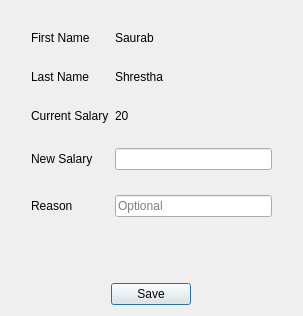
<?xml version="1.0" encoding="UTF-8"?>
<ui version="4.0">
 <class>Dialog</class>
 <widget class="QDialog" name="Dialog">
  <property name="geometry">
   <rect>
    <x>0</x>
    <y>0</y>
    <width>303</width>
    <height>316</height>
   </rect>
  </property>
  <property name="windowTitle">
   <string>Dialog</string>
  </property>
  <layout class="QGridLayout" name="gridLayout">
   <item row="0" column="0" colspan="3">
    <layout class="QFormLayout" name="formLayout">
     <property name="verticalSpacing">
      <number>25</number>
     </property>
     <property name="leftMargin">
      <number>20</number>
     </property>
     <property name="topMargin">
      <number>20</number>
     </property>
     <property name="rightMargin">
      <number>20</number>
     </property>
     <property name="bottomMargin">
      <number>20</number>
     </property>
     <item row="0" column="0">
      <widget class="QLabel" name="label">
       <property name="text">
        <string>First Name</string>
       </property>
      </widget>
     </item>
     <item row="0" column="1">
      <widget class="QLabel" name="label_7">
       <property name="text">
        <string>Saurab</string>
       </property>
      </widget>
     </item>
     <item row="1" column="0">
      <widget class="QLabel" name="label_2">
       <property name="text">
        <string>Last Name</string>
       </property>
      </widget>
     </item>
     <item row="1" column="1">
      <widget class="QLabel" name="label_8">
       <property name="text">
        <string>Shrestha</string>
       </property>
      </widget>
     </item>
     <item row="2" column="0">
      <widget class="QLabel" name="label_3">
       <property name="text">
        <string>Current Salary</string>
       </property>
      </widget>
     </item>
     <item row="2" column="1">
      <widget class="QLabel" name="label_6">
       <property name="text">
        <string>20</string>
       </property>
      </widget>
     </item>
     <item row="3" column="0">
      <widget class="QLabel" name="label_5">
       <property name="text">
        <string>New Salary</string>
       </property>
      </widget>
     </item>
     <item row="3" column="1">
      <widget class="QLineEdit" name="newSalaryLineEdit"/>
     </item>
     <item row="4" column="0">
      <widget class="QLabel" name="label_4">
       <property name="text">
        <string>Reason</string>
       </property>
      </widget>
     </item>
     <item row="4" column="1">
      <widget class="QLineEdit" name="reasonLineEdit">
       <property name="placeholderText">
        <string>Optional</string>
       </property>
      </widget>
     </item>
    </layout>
   </item>
   <item row="1" column="0">
    <spacer name="horizontalSpacer">
     <property name="orientation">
      <enum>Qt::Horizontal</enum>
     </property>
     <property name="sizeHint" stdset="0">
      <size>
       <width>96</width>
       <height>20</height>
      </size>
     </property>
    </spacer>
   </item>
   <item row="1" column="1">
    <widget class="QPushButton" name="saveButton">
     <property name="text">
      <string>Save</string>
     </property>
    </widget>
   </item>
   <item row="1" column="2">
    <spacer name="horizontalSpacer_2">
     <property name="orientation">
      <enum>Qt::Horizontal</enum>
     </property>
     <property name="sizeHint" stdset="0">
      <size>
       <width>96</width>
       <height>20</height>
      </size>
     </property>
    </spacer>
   </item>
  </layout>
 </widget>
 <resources/>
 <connections/>
</ui>
